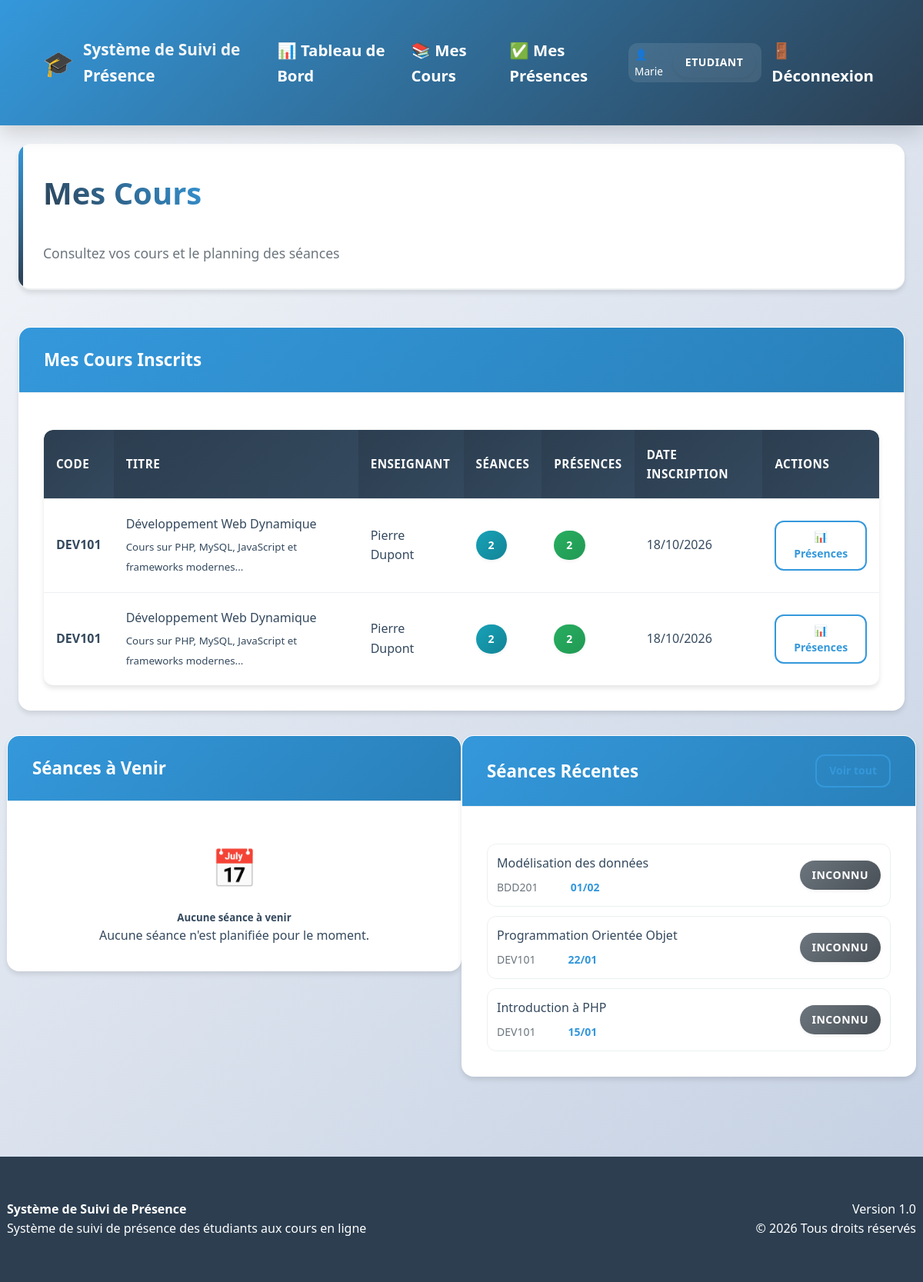
Page /etudiant/cours.php (signed in) on the committed database.
### tables this page shows
CREATE TABLE courses (
    id INT PRIMARY KEY AUTO_INCREMENT,
    code VARCHAR(20) UNIQUE NOT NULL,
    titre VARCHAR(255) NOT NULL,
    description TEXT,
    enseignant_id INT NOT NULL,
    date_debut DATE,
    date_fin DATE,
    created_at TIMESTAMP DEFAULT CURRENT_TIMESTAMP,
    updated_at TIMESTAMP DEFAULT CURRENT_TIMESTAMP ON UPDATE CURRENT_TIMESTAMP,
    FOREIGN KEY (enseignant_id) REFERENCES users(id) ON DELETE CASCADE
);

CREATE TABLE users (
    id INT PRIMARY KEY AUTO_INCREMENT,
    username VARCHAR(50) UNIQUE NOT NULL,
    email VARCHAR(100) UNIQUE NOT NULL,
    password VARCHAR(255) NOT NULL,
    role ENUM('admin', 'enseignant', 'etudiant') NOT NULL,
    nom VARCHAR(100) NOT NULL,
    prenom VARCHAR(100) NOT NULL,
    date_naissance DATE,
    telephone VARCHAR(20),
    created_at TIMESTAMP DEFAULT CURRENT_TIMESTAMP,
    updated_at TIMESTAMP DEFAULT CURRENT_TIMESTAMP ON UPDATE CURRENT_TIMESTAMP,
    is_active BOOLEAN DEFAULT TRUE
);

CREATE TABLE sessions (
    id INT PRIMARY KEY AUTO_INCREMENT,
    course_id INT NOT NULL,
    titre VARCHAR(255) NOT NULL,
    description TEXT,
    date_session DATETIME NOT NULL,
    duree_minutes INT DEFAULT 60,
    created_at TIMESTAMP DEFAULT CURRENT_TIMESTAMP,
    updated_at TIMESTAMP DEFAULT CURRENT_TIMESTAMP ON UPDATE CURRENT_TIMESTAMP,
    FOREIGN KEY (course_id) REFERENCES courses(id) ON DELETE CASCADE
);

CREATE TABLE attendance (
    id INT PRIMARY KEY AUTO_INCREMENT,
    session_id INT NOT NULL,
    student_id INT NOT NULL,
    statut ENUM('present', 'absent', 'retard', 'excusé') DEFAULT 'absent',
    date_marquage TIMESTAMP DEFAULT CURRENT_TIMESTAMP,
    remarque TEXT,
    marked_by INT,
    UNIQUE KEY unique_attendance (session_id, student_id),
    FOREIGN KEY (session_id) REFERENCES sessions(id) ON DELETE CASCADE,
    FOREIGN KEY (student_id) REFERENCES users(id) ON DELETE CASCADE,
    FOREIGN KEY (marked_by) REFERENCES users(id) ON DELETE SET NULL
);

### etudiant/cours.php (the view, shortened to what this page needs)
<?php
require_once '../includes/config.php';
require_once '../includes/functions.php';
$etudiant_id = $_SESSION['user_id'];
try {
    global $pdo;
    $sql = "SELECT c.*, u.nom as enseignant_nom, u.prenom as enseignant_prenom,
            e.date_inscription,
            (SELECT COUNT(*) FROM sessions s WHERE s.course_id = c.id) as nb_seances,
            (SELECT COUNT(*) FROM attendance a
             JOIN sessions s2 ON a.session_id = s2.id
             WHERE s2.course_id = c.id AND a.student_id = ? AND a.statut IN ('present', 'retard', 'excusé')) as nb_presences
            FROM courses c
            JOIN enrollments e ON c.id = e.course_id
            JOIN users u ON c.enseignant_id = u.id
            WHERE e.student_id = ? AND e.statut = 'actif'
            ORDER BY e.date_inscription DESC";
    $stmt = $pdo->prepare($sql);
    $stmt->execute([$etudiant_id, $etudiant_id]);
    $courses = $stmt->fetchAll();
    $sql = "SELECT s.*, c.code, c.titre as course_titre,
            u.nom as enseignant_nom, u.prenom as enseignant_prenom
            FROM sessions s
            JOIN courses c ON s.course_id = c.id
            JOIN users u ON c.enseignant_id = u.id
            JOIN enrollments e ON c.id = e.course_id
            WHERE e.student_id = ?
            AND s.date_session >= NOW()
            ORDER BY s.date_session ASC";
    $stmt = $pdo->prepare($sql);
    $stmt->execute([$etudiant_id]);
    $upcoming_sessions = $stmt->fetchAll();
    $sql = "SELECT s.*, c.code, c.titre as course_titre,
            u.nom as enseignant_nom, u.prenom as enseignant_prenom,
            a.statut as presence_statut
            FROM sessions s
            JOIN courses c ON s.course_id = c.id
            JOIN users u ON c.enseignant_id = u.id
            JOIN enrollments e ON c.id = e.course_id
            LEFT JOIN attendance a ON s.id = a.session_id AND a.student_id = ?
            WHERE e.student_id = ?
            AND s.date_session < NOW()
            ORDER BY s.date_session DESC
            LIMIT 10";
    $stmt = $pdo->prepare($sql);
    $stmt->execute([$etudiant_id, $etudiant_id]);
    $recent_sessions = $stmt->fetchAll();
} catch (PDOException $e) {
    error_log("Erreur cours étudiant: " . $e->getMessage());
    $error = "Une erreur est survenue lors du chargement des données.";
}
?>
<!DOCTYPE html>
<html lang="fr">
<head>
    <link rel="stylesheet" href="../assets/css/style.css">
    <link rel="stylesheet" href="../assets/css/dashboard.css">
</head>
<body>
    <?php include '../includes/header.php'; ?>
    <div class="container">
        <div class="page-header">
            <h1>Mes Cours</h1>
            <p>Consultez vos cours et le planning des séances</p>
        </div>
        <div class="card">
            <div class="card-header">
                <h3>Mes Cours Inscrits </h3>
            </div>
            <div class="card-body">
                <?php if (!empty($courses)): ?>
                    <div class="table-responsive">
                        <table class="table">
                            <thead>
                                <tr>
                                    <th>Code</th>
                                    <th>Titre</th>
                                    <th>Enseignant</th>
                                    <th>Séances</th>
                                    <th>Présences</th>
                                    <th>Date Inscription</th>
                                    <th>Actions</th>
                                </tr>
                            </thead>
                            <tbody>
                                <?php foreach ($courses as $course): ?>
                                    <tr>
                                        <td><strong><?php echo $course['code']; ?></strong></td>
                                        <td>
                                            <div class="course-title"><?php echo $course['titre']; ?></div>
                                            <?php if ($course['description']): ?>
                                                <small class="text-muted"><?php echo substr($course['description'], 0, 100); ?>...</small>
                                            <?php endif; ?>
                                        </td>
                                        <td><?php echo $course['enseignant_prenom'] . ' ' . $course['enseignant_nom']; ?></td>
                                        <td>
                                            <span class="badge badge-info"><?php echo $course['nb_seances']; ?></span>
                                        </td>
                                        <td>
                                            <span class="badge badge-<?php echo $course['nb_presences'] > 0 ? 'success' : 'secondary'; ?>">
                                                <?php echo $course['nb_presences']; ?>
                                            </span>
                                        </td>
                                        <td><?php echo formatDate($course['date_inscription'], 'd/m/Y'); ?></td>
                                        <td>
                                            <a href="presence.php?course_id=<?php echo $course['id']; ?>"
                                               class="btn btn-sm btn-outline">
                                                📊 Présences
                                            </a>
                                        </td>
                                    </tr>
                                <?php endforeach; ?>
                            </tbody>
                        </table>
                    </div>
                <?php endif; ?>
            </div>
        </div>
        <div class="row">
            <div class="col-6">
                <div class="card">
                    <div class="card-header">
                        <h3>Séances à Venir</h3>
                    </div>
                    <div class="card-body">
                        <?php if (!empty($upcoming_sessions)): ?>
                            <div class="sessions-timeline">
                                <?php foreach ($upcoming_sessions as $session): ?>
                                    <div class="timeline-item">
                                        <div class="timeline-date">
                                            <?php echo formatDate($session['date_session'], 'd/m H:i'); ?>
                                        </div>
                                        <div class="timeline-content">
                                            <div class="session-title"><?php echo $session['titre']; ?></div>
                                            <div class="session-info">
                                                <span class="course-badge"><?php echo $session['code']; ?></span>
                                                <span class="teacher-name"><?php echo $session['enseignant_prenom'] . ' ' . $session['enseignant_nom']; ?></span>
                                            </div>
                                            <?php if ($session['description']): ?>
                                                <div class="session-description">
                                                    <?php echo substr($session['description'], 0, 100); ?>...
                                                </div>
                                            <?php endif; ?>
                                        </div>
                                        <div class="timeline-status">
                                            <?php if (isToday($session['date_session'])): ?>
                                                <span class="badge badge-success">Aujourd'hui</span>
                                            <?php else: ?>
                                                <span class="badge badge-info">À venir</span>
                                            <?php endif; ?>
                                        </div>
                                    </div>
                                <?php endforeach; ?>
                            </div>
                        <?php else: ?>
                            <div class="text-center py-4">
                                <div style="font-size: 3rem; margin-bottom: 1rem;">📅</div>
                                <h5>Aucune séance à venir</h5>
                                <p class="text-muted">Aucune séance n'est planifiée pour le moment.</p>
                            </div>
                        <?php endif; ?>
                    </div>
                </div>
            </div>
            <div class="col-6">
                <div class="card">
                    <div class="card-header">
                        <h3>Séances Récentes</h3>
                        <a href="presence.php" class="btn btn-outline btn-sm">Voir tout</a>
                    </div>
                    <div class="card-body">
                        <?php if (!empty($recent_sessions)): ?>
                            <div class="recent-sessions">
                                <?php foreach ($recent_sessions as $session): ?>
                                    <div class="recent-session-item">
                                        <div class="session-main">
                                            <div class="session-title"><?php echo $session['titre']; ?></div>
                                            <div class="session-meta">
                                                <span class="course-code"><?php echo $session['code']; ?></span>
                                                <span class="session-date"><?php echo formatDate($session['date_session'], 'd/m'); ?></span>
                                            </div>
                                        </div>
                                        <div class="session-status">
                                            <?php if ($session['presence_statut']): ?>
                                                <?php echo getAttendanceStatusBadge($session['presence_statut']); ?>
                                            <?php else: ?>
                                                <span class="badge badge-secondary">Non marqué</span>
                                            <?php endif; ?>
                                        </div>
                                    </div>
                                <?php endforeach; ?>
                            </div>
                        <?php endif; ?>
                    </div>
                </div>
            </div>
        </div>
    </div>
    <?php include '../includes/footer.php'; ?>
</body>
</html>

### includes/functions.php (shortened to what this page needs)
<?php
function formatDate($date, $format = 'd/m/Y H:i') {
    $datetime = new DateTime($date);
    return $datetime->format($format);
}
function getAttendanceStatusBadge($statut) {
    $badges = [
        'present' => '<span class="badge badge-success">Présent</span>',
        'absent' => '<span class="badge badge-danger">Absent</span>',
        'retard' => '<span class="badge badge-warning">Retard</span>',
        'excusé' => '<span class="badge badge-info">Excusé</span>'
    ];
    return $badges[$statut] ?? '<span class="badge badge-secondary">Inconnu</span>';
}
?>

### assets/css/style.css (style rules this page uses)
* { margin: 0; padding: 0; box-sizing: border-box; }
:root { --primary-color: #3498db; --secondary-color: #2c3e50; --success-color: #27ae60; --warning-color: #f39c12; --danger-color: #e74c3c; --info-color: #17a2b8; --light-color: #ecf0f1; --dark-color: #34495e; --white: #ffffff; --gray-light: #f8f9fa; --gray: #6c757d; --border-radius: 8px; --box-shadow: 0 2px 10px rgba(0,0,0,0.1); --transition: all 0.3s ease; }
body { font-family: 'Segoe UI', Tahoma, Geneva, Verdana, sans-serif; line-height: 1.6; color: var(--dark-color); background-color: var(--gray-light); }
.container { max-width: 1200px; margin: 0 auto; padding: 0 20px; }
.card { background: var(--white); border-radius: var(--border-radius); box-shadow: var(--box-shadow); padding: 1.5rem; margin-bottom: 1.5rem; transition: var(--transition); }
.card-header { border-bottom: 1px solid var(--light-color); padding-bottom: 1rem; margin-bottom: 1rem; }
.btn { display: inline-block; padding: 0.75rem 1.5rem; border: none; border-radius: var(--border-radius); text-decoration: none; text-align: center; cursor: pointer; transition: var(--transition); font-weight: 500; }
.btn-outline { background-color: transparent; border: 2px solid var(--primary-color); color: var(--primary-color); }
.table { width: 100%; border-collapse: collapse; background-color: var(--white); border-radius: var(--border-radius); overflow: hidden; box-shadow: var(--box-shadow); }
.table th, .table td { padding: 1rem; text-align: left; border-bottom: 1px solid var(--light-color); }
.table th { background-color: var(--secondary-color); color: var(--white); font-weight: 600; }
.badge { display: inline-block; padding: 0.25rem 0.75rem; border-radius: 50px; font-size: 0.875rem; font-weight: 500; }
.badge-success { background-color: var(--success-color); color: var(--white); }
.badge-info { background-color: var(--info-color); color: var(--white); }
.badge-secondary { background-color: var(--gray); color: var(--white); }
.row { display: flex; flex-wrap: wrap; margin: 0 -10px; }
.col-6 { flex: 0 0 50%; max-width: 50%; }
.text-center { text-align: center; }

### etudiant/cours.php (style rules this page uses)
.course-title { font-weight: 500; margin-bottom: 0.25rem; }
.session-title { font-weight: 500; margin-bottom: 0.5rem; }
.recent-sessions { display: flex; flex-direction: column; gap: 0.75rem; }
.recent-session-item { display: flex; justify-content: space-between; align-items: center; padding: 0.75rem; border: 1px solid var(--light-color); border-radius: var(--border-radius); }
.session-main { flex: 1; }
.session-meta { display: flex; gap: 1rem; font-size: 0.875rem; color: var(--gray); margin-top: 0.25rem; }

### rows in the picture
courses: code "DEV101", titre "Développement Web Dynamique", description "Cours sur PHP, MySQL, JavaScript et frameworks modernes", enseignant.prenom "Pierre", enseignant.nom "Dupont", nb_seances "2", nb_presences "2", date_inscription "18/10/2026"
sessions: titre "Modélisation des données", course.code "BDD201", date_session "01/02", attendance.statut "INCONNU"
sessions: titre "Programmation Orientée Objet", course.code "DEV101", date_session "22/01", attendance.statut "INCONNU"
sessions: titre "Introduction à PHP", course.code "DEV101", date_session "15/01", attendance.statut "INCONNU"

### other values in the picture
APP_NAME "Système de Suivi de Présence"
$_SESSION['user_prenom'] "Marie"
$userRole "ETUDIANT"
APP_VERSION "1.0"
